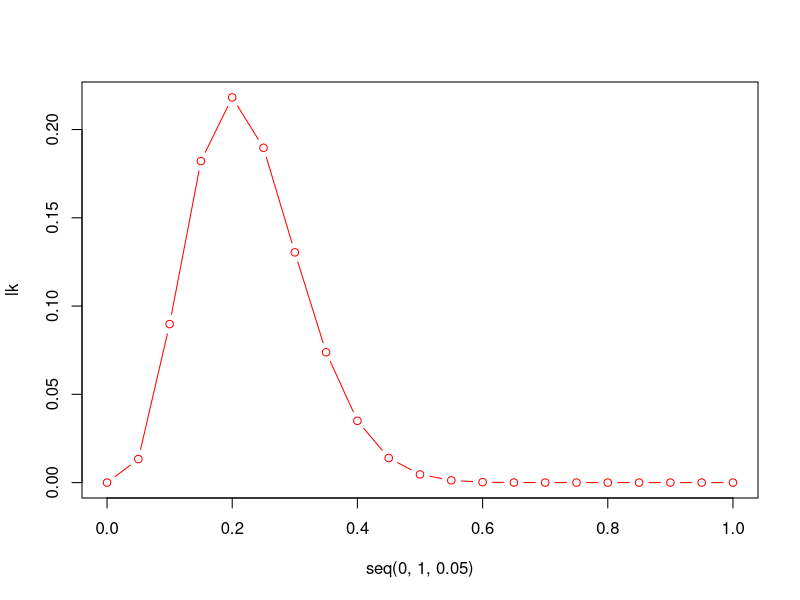

Generate this figure with R:
#first we will construct the MLE for binomial/Bernoulli distribution


#data section begins
n<-20
x1<-4
#data section ends

#the likelihood function for an observed data, x1 in n trails, is given by

BinLik<-function(p,x1,n){
  lk<-choose(n,x1)*(p^x1)*((1-p)^(n-x1))
  return (lk)
}

#Now we can look to find the value of the parameter 'p' for which the above likelihood function is maximum or (-likelihood is minimum):

# we can in the meanwhile plot and check the parameter value where the function might achieve its maximum:
dp<-0.05
lk<-array(0,integer(1/dp))
i=1
max1<- -10
pmax<-0
for(p in seq(0,1,0.05)){
  lk[i]<-BinLik(p,x1,n)
  if(lk[i]>max1){
    max1<-lk[i]
    pmax<-p
  }
  i=i+1
}
print(c(pmax,max1))
plot(seq(0,1,0.05),lk,type='b',col='red')